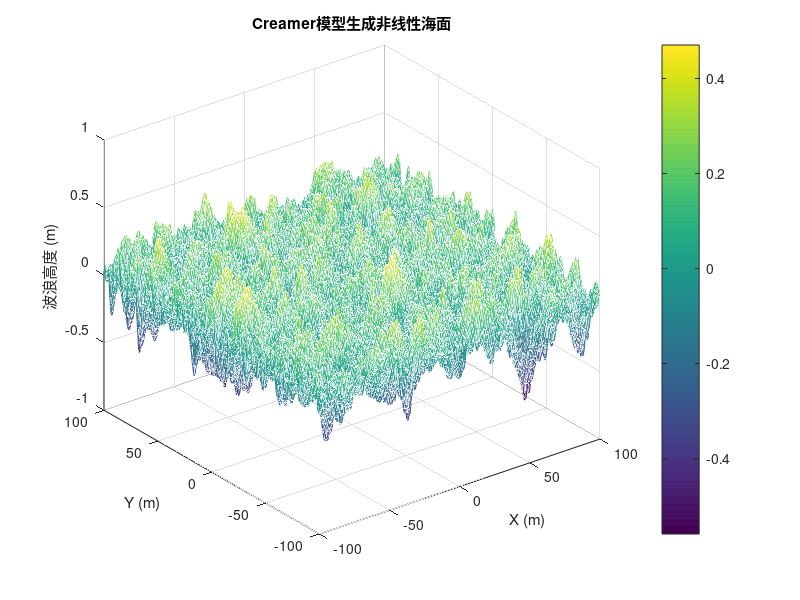

Reproduce this figure in MATLAB.

clear;
clc;

% 网格设置
[x, y] = meshgrid(-100:0.5:99.75);
dkx = 2 * pi / 200;
dky = 2 * pi / 200; 
kx = [(dkx:dkx:(200 * dkx)), -fliplr(dkx:dkx:(200 * dkx))];
ky = kx;

[kx, ky] = meshgrid(kx, ky);
A = dkx * dky; % 单位面元

% 高斯噪声生成
B = normrnd(0, 1, 400, 400);  % 均值，方差，矩阵，正态分布
B2 = normrnd(0, 1, 400, 400);
r = (B + 1i * B2) / 2.^0.5;
rr = (rot90(B, 2) + 1i * rot90(B2, 2)) / 2.^0.5;
z = conj(rr);

% 频谱定义
S = zeros(400, 400);
Q = zeros(400, 400);
u = 5; % 风速
s = 10; % 风谱指数
phi0 = pi / 2; % 风向

% Elfouhaily方向谱计算
S = (0.5 * 0.0081 * ((kx.^2 + ky.^2).^0.5).^(-3) .* exp(-0.74 * 9.81^2 * u^(-4) * ((kx.^2 + ky.^2).^0.5).^(-2))) ...
    .* (2^(2 * s - 1) * gamma(s + 1)^2 / (pi * gamma(2 * s + 1)) * cos((atan2(kx, ky) - phi0) / 2).^(2 * s)) ./ ((kx.^2 + ky.^2).^0.5);

Q = (0.5 * 0.0081 * ((kx.^2 + ky.^2).^0.5).^(-3) .* exp(-0.74 * 9.81^2 * u^(-4) * ((kx.^2 + ky.^2).^0.5).^(-2))) ...
    .* (2^(2 * s - 1) * gamma(s + 1)^2 / (pi * gamma(2 * s + 1)) * cos((pi - atan2(kx, ky) - phi0) / 2).^(2 * s)) ./ ((kx.^2 + ky.^2).^0.5);

% 生成海面高频域
H = r .* (S .* A).^0.5 .* exp(1i * (9.81 * ((kx.^2 + ky.^2).^0.5 .* (1 + (kx.^2 + ky.^2) / 363)).^0.5)) + ...
    conj(rr) .* (Q .* A).^0.5 .* exp(-1i * (9.81 * ((kx.^2 + ky.^2).^0.5 .* (1 + (kx.^2 + ky.^2) / 363)).^0.5));

% 线性海面生成
Z_linear = ifft2(400 * 400 * H);
Z_linear = real(Z_linear);

% **Creamer 模型：对海面进行非线性调整**
% 计算波浪的相位谱和振幅
Z_linear_freq = fft2(Z_linear);

% 获取振幅和相位
amplitude = abs(Z_linear_freq);
phase = angle(Z_linear_freq);

% 对相位进行希尔伯特变换，且对变换幅度做微调
phase_nonlinear = phase + 0.5 * imag(hilbert(phase));  % 控制扰动幅度，避免过大的相位变化

% 合成非线性海面：振幅保持不变，调整相位
Z_nonlinear_freq = amplitude .* exp(1i * phase_nonlinear);

% 生成非线性海面
Z_nonlinear = ifft2(Z_nonlinear_freq);
Z_nonlinear = real(Z_nonlinear);


% 计算 RMS
rms_linear = sqrt(mean(Z_linear(:).^2));          % 线性海面的 RMS
rms_nonlinear = sqrt(mean(Z_nonlinear(:).^2));    % 非线性海面的 RMS

% 计算斜率
[dz_dx_linear, dz_dy_linear] = gradient(Z_linear); % 线性海面梯度
[dz_dx_nonlinear, dz_dy_nonlinear] = gradient(Z_nonlinear); % 非线性海面梯度

% 计算斜率 RMS
slope_rms_linear = sqrt(mean(dz_dx_linear(:).^2 + dz_dy_linear(:).^2)); % 线性海面斜率 RMS
slope_rms_nonlinear = sqrt(mean(dz_dx_nonlinear(:).^2 + dz_dy_nonlinear(:).^2)); % 非线性海面斜率 RMS

% 输出结果
fprintf('线性海面 RMS: %.4f\n', rms_linear);
fprintf('线性海面斜率 RMS: %.4f\n', slope_rms_linear);
fprintf('非线性海面 RMS: %.4f\n', rms_nonlinear);
fprintf('非线性海面斜率 RMS: %.4f\n', slope_rms_nonlinear);

mesh(y, x, Z_linear);
hold on;
title('线性海面生成');
xlabel('X (m)');
ylabel('Y (m)');
zlabel('波浪高度 (m)');
axis([-100 100 -100 100 -1 1]); % 设置坐标轴范围
colorbar;


mesh(y, x, Z_nonlinear);
title('Creamer模型生成非线性海面');
xlabel('X (m)');
ylabel('Y (m)');
zlabel('波浪高度 (m)');
axis([-100 100 -100 100 -1 1]); % 设置坐标轴范围
colorbar;
